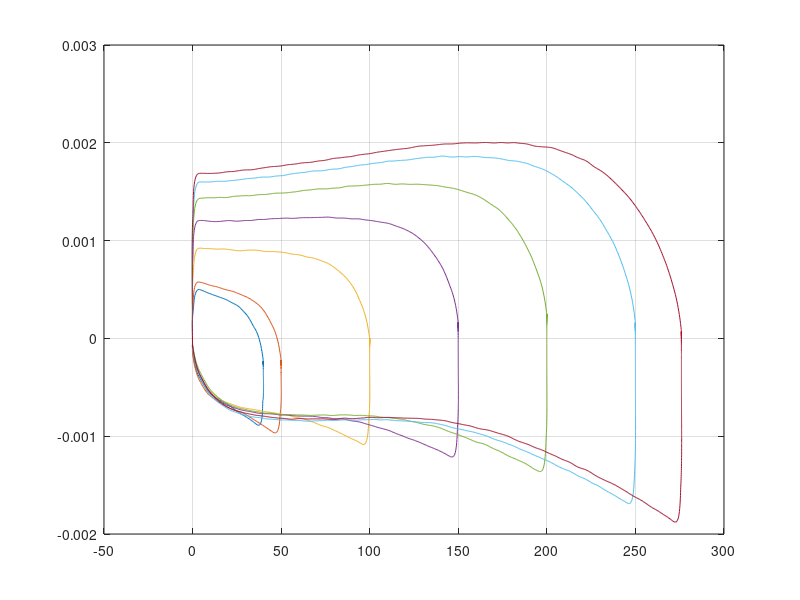
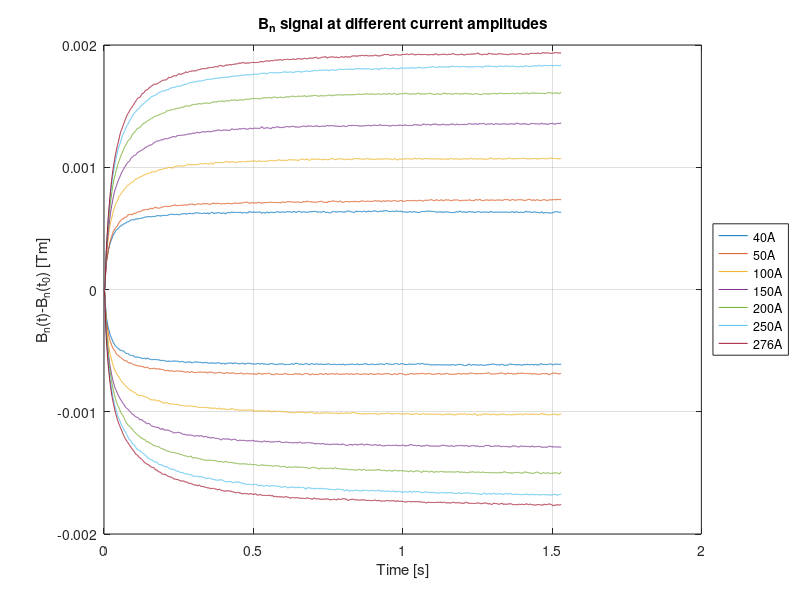

Write MATLAB code to recreate these figures, in order. (Note: this script raises an error after producing the figures.)
%% Eddy current analysis
% Christian Grech - 13.03.2019 - TE-MSC-MM

%% Clear Variables, Close Current Figures
clc;
clear all;
close all;
p(1) = 0.001272614147872;
p(2) = 2.026356882029685e-04;

%% Load data
r3=22000:32350;  r4=23000:40000;  r6=24000:46000;  r9=24000:37000;  r12=24000:38200;  r15=24000:40000;  r18=25000:42400; 
load('data/Cycle_40A_900As.mat');
I40 = curr(r3);
B40 = BdL(r3);
t40 = tim(r3); grad_est = grad_est'; 
g40 = grad_est(r3); g40(3137:3145) = 900;
load('data/Cycle_50A_900As.mat'); 
I50 = curr(r4);
B50 = BdL(r4);
t50 = tim(r4); grad_est = grad_est';
g50 = grad_est(r4); g50(3055:3061) = 900;
load('data/Cycle_100A_900As.mat'); 
I100 = curr(r6);
B100 = BdL(r6);
t100 = tim(r6); grad_est = grad_est';
g100 = grad_est(r6); g100(2441:2446) = 900;
load('data/Cycle_150A_900As.mat'); 
I150 = curr(r9);
B150 = BdL(r9);
t150 = tim(r9); grad_est = grad_est';
g150 = grad_est(r9); g150(2278:2284) = 900;
load('data/Cycle_200A_900As.mat');
I200 = curr(r12);
B200 = BdL(r12);
t200 = tim(r12); grad_est = grad_est';
g200 = grad_est(r12); g200(2503:2509) = 900;
load('data/Cycle_250A_900As.mat'); 
I250 = curr(r15);
B250 = BdL(r15);
t250 = tim(r15); grad_est = grad_est';
g250 = grad_est(r15);
load('data/Cycle_276A_900As.mat'); 
I276 = curr(r18);
B276 = BdL(r18);
t276 = tim(r18); grad_est = grad_est';
g276 = grad_est(r18);
% Variable: time; Vc; 
% figure; plot(I40, B40./I40, I50, B50./I50, I100, B100./I100, I150, B150./I150, I200, B200./I200, I250, B250./I250, I276, B276./I276); ylim([1.2e-3 1.4e-3]); grid on;
%% Read Data
[v i276] = min(diff(g276));
[v i250] = min(diff(g250));
[v i200] = min(diff(g200));
[v i150] = min(diff(g150));
[v i100] = min(diff(g100));
[v i50] = min(diff(g50));
[v i40] = min(diff(g40));

[v i276d] = max(diff(g276(5001:end)));
[v i250d] = max(diff(g250(5001:end)));
[v i200d] = max(diff(g200(5001:end)));
[v i150d] = max(diff(g150(5001:end)));
[v i100d] = max(diff(g100(5001:end)));
[v i50d] = max(diff(g50(5001:end)));
[v i40d] = max(diff(g40(5001:end)));
   
i276d = i276d+5000; i250d = i250d+5000; i200d = i200d+5000; i150d = i150d+5000; i100d = i100d+5000; i50d = i50d+5000; i40d = i40d+5000;
      
%%
z1 = (B40-(p(1)*I40)-p(2));
z2 = (B50-(p(1)*I50)-p(2));
z3 = (B100-(p(1)*I100)-p(2));
z4 = (B150-(p(1)*I150)-p(2));
z5 = (B200-(p(1)*I200)-p(2));
z6 = (B250-(p(1)*I250)-p(2));
z7 = (B276-(p(1)*I276)-p(2));

 figure; plot(I40, z1, I50, z2, I100, z3, I150, z4, I200, z5, I250, z6, I276, z7); grid on;
% 
a = 1.6;
dI40up = z1(1:end/a);
dI50up = z2(1:end/a);
dI100up = z3(1:end/a);
dI150up =  z4(1:end/a);
dI200up = z5(1:end/a);
dI250up = z6(1:end/a);
 dI276up = z7(1:end/a);

b=3060; c=3060;

 e40up = dI40up(i40:(i40+b)); e50up = dI50up(i50:i50+b); e100up = dI100up(i100:i100+b); e150up = dI150up(i150:i150+b); e200up = dI200up(i200:i200+b); e250up = dI250up(i250:i250+b); e276up = dI276up(i276:i276+b); 
 e40d = z1(i40d:(i40d+c)); 
 e50d = z2(i50d:i50d+c); 
 e100d = z3(i100d:i100d+c); 
 e150d = z4(i150d:i150d+c); e200d = z5(i200d:i200d+c); e250d = z6(i250d:i250d+c); e276d = z7(i276d:i276d+c); 
% 

et = linspace(0, length(e40up)/2000, length(e40up));
etd = linspace(0, length(e40d)/2000, length(e40d));

e40n = e40up-e40up(1);
e50n = e50up-e50up(1);
e100n = e100up-e100up(1);
e150n = e150up-e150up(1);
e200n = e200up-e200up(1);
e250n = e250up-e250up(1);
e276n = e276up-e276up(1);

e40dn = e40d-e40d(1);
e50dn = e50d-e50d(1);
e100dn = e100d-e100d(1);
e150dn = e150d-e150d(1);
e200dn = e200d-e200d(1);
e250dn = e250d-e250d(1);
e276dn = e276d-e276d(1);
% 
%  figure; plot(e276n, e50n, 'k--'); hold on; plot(e276n,e100n, 'b'); hold on; plot(e276n, e150n, 'r--');  hold on; plot(e276n, e200n, 'm--'); hold on; plot(e276n, e250n, 'k'); hold on; plot(e276n, e40n, 'k'); grid on;
figure; plot(et,e40n); hold on; plot(et,e50n); hold on; plot(et,e100n); hold on; plot(et,e150n); hold on; plot(et,e200n);hold on; plot(et,e250n); hold on; plot(et,e276n); legend('40A', '50A', '100A', '150A', '200A', '250A', '276A');  grid on;
hold on; plot(etd,e40dn); hold on; plot(etd,e50dn); hold on; plot(etd,e100dn); hold on; plot(etd,e150dn); hold on; plot(etd,e200dn);hold on; plot(etd,e250dn); hold on; plot(etd,e276dn); legend('40A', '50A', '100A', '150A', '200A', '250A', '276A', 'Location','eastoutside'); title('B_n signal at different current amplitudes')
xlabel('Time [s]');
ylabel('B_n(t)-B_n(t_0) [Tm]');

amp = [40; 50; 100; 150; 200; 250; 276];

%% Means of BdL and B
f40_ = expFitdouble(et, e40n);
f50_ = expFitdouble(et, e50n);
f100_ = expFitdouble(et, e100n);
f150_ =expFitdouble(et, e150n);
f200_ = expFitdouble(et, e200n);
f250_ = expFitdouble(et, e250n);
f276_ = expFitdouble(et, e276n);
g40_ = expFitdouble(etd, e40dn);
g50_ = expFitdouble(etd, e50dn);
g100_ = expFitdouble(etd, e100dn);
g150_ = expFitdouble(etd, e150dn);
g200_ = expFitdouble(etd, e200dn);
g250_ = expFitdouble(etd, e250dn);
g276_ = expFitdouble(etd, e276dn);

f40= coeffvalues(f40_); f50= coeffvalues(f50_); f100= coeffvalues(f100_); f150= coeffvalues(f150_); f200= coeffvalues(f200_); f250= coeffvalues(f250_); f276= coeffvalues(f276_);
g40= coeffvalues(g40_); g50= coeffvalues(g50_); g100= coeffvalues(g100_); g150= coeffvalues(g150_); g200= coeffvalues(g200_); g250= coeffvalues(g250_); g276= coeffvalues(g276_);
a = [f40(1); f50(1); f100(1); f150(1); f200(1); f250(1); f276(1)];
b = [f40(2); f50(2); f100(2); f150(2); f200(2); f250(2); f276(2)];
c = [f40(3); f50(3); f100(3); f150(3); f200(3); f250(3); f276(3)];
d = [f40(4); f50(4); f100(4); f150(4); f200(4); f250(4); f276(4)];
e = [f40(5); f50(5); f100(5); f150(5); f200(5); f250(5); f276(5)];

a2 = [g40(1); g50(1); g100(1); g150(1); g200(1); g250(1); g276(1)];
b2 = [g40(2); g50(2); g100(2); g150(2); g200(2); g250(2); g276(2)];
c2 = [g40(3); g50(3); g100(3); g150(3); g200(3); g250(3); g276(3)];
d2 = [g40(4); g50(4); g100(4); g150(4); g200(4); g250(4); g276(4)];
e2 = [g40(5); g50(5); g100(5); g150(5); g200(5); g250(5); g276(5)];

% UP
t1 = polyFit(amp, a);
t2 = polyFit(amp, b);
t3 = polyFit(amp, c);
t4 = polyFit(amp, d);
t5 = polyFit(amp, e);
% DOWN
t6 = polyFit(amp, a2);
t7 = polyFit(amp, b2);
t8 = polyFit(amp, c2);
t9 = polyFit(amp, d2);
t10= polyFit(amp, e2);

% 
%%
v = 40; 
exp_mod_up = t1(v)*(1-(t2(v)*exp(-t3(v)*et))-(t4(v)*exp(-t5(v)*et)));
exp_mod_down = t6(v)*(1-(t7(v)*exp(-t8(v)*et))-(t9(v)*exp(-t10(v)*et)));
figure; plot(et, exp_mod_up, 'b--','LineWidth',2); hold on; plot(et, e40n, 'r'); grid on; hold on; 
plot(etd, exp_mod_down, 'b--','LineWidth',2); hold on; plot( etd, e40dn, 'r');   hold on;

v = 50; 
exp_mod_up = t1(v)*(1-(t2(v)*exp(-t3(v)*et))-(t4(v)*exp(-t5(v)*et)));
exp_mod_down = t6(v)*(1-(t7(v)*exp(-t8(v)*et))-(t9(v)*exp(-t10(v)*et)));
 plot(et, exp_mod_up, 'b--', 'LineWidth',2); hold on; plot(et, e50n, 'r');  grid on; hold on;
plot(etd, exp_mod_down, 'b--', 'LineWidth',2); hold on; plot(etd, e50dn, 'r');   hold on;

v = 100; 
exp_mod_up = t1(v)*(1-(t2(v)*exp(-t3(v)*et))-(t4(v)*exp(-t5(v)*et)));
exp_mod_down = t6(v)*(1-(t7(v)*exp(-t8(v)*et))-(t9(v)*exp(-t10(v)*et)));
 plot(et, exp_mod_up, 'b--','LineWidth',2); hold on; plot( et, e100n, 'r');  grid on; hold on;
plot(etd, exp_mod_down, 'b--', 'LineWidth',2); hold on; plot(etd, e100dn, 'r');   hold on;

v = 150; 
exp_mod_up = t1(v)*(1-(t2(v)*exp(-t3(v)*et))-(t4(v)*exp(-t5(v)*et)));
exp_mod_down = t6(v)*(1-(t7(v)*exp(-t8(v)*et))-(t9(v)*exp(-t10(v)*et)));
 plot(et, exp_mod_up, 'b--','LineWidth',2); hold on; plot( et, e150n, 'r');  grid on; hold on;
plot(etd, exp_mod_down, 'b--', 'LineWidth',2); hold on; plot(etd, e150dn, 'r');   hold on;

v = 200; 
exp_mod_up = t1(v)*(1-(t2(v)*exp(-t3(v)*et))-(t4(v)*exp(-t5(v)*et)));
exp_mod_down = t6(v)*(1-(t7(v)*exp(-t8(v)*et))-(t9(v)*exp(-t10(v)*et)));
 plot(et, exp_mod_up, 'b--', 'LineWidth',2); hold on; plot(et, e200n, 'r');  grid on; hold on;
plot(etd, exp_mod_down, 'b--', 'LineWidth',2); hold on; plot(etd, e200dn, 'r');   hold on;

v = 250; 
exp_mod_up = t1(v)*(1-(t2(v)*exp(-t3(v)*et))-(t4(v)*exp(-t5(v)*et)));
exp_mod_down = t6(v)*(1-(t7(v)*exp(-t8(v)*et))-(t9(v)*exp(-t10(v)*et)));
 plot(et, exp_mod_up, 'b--', 'LineWidth',2); hold on; plot(et, e250n, 'r');  grid on; hold on;
plot(etd, exp_mod_down, 'b--', 'LineWidth',2); hold on; plot(etd, e250dn, 'r');   hold on;

v = 276; 
exp_mod_up = t1(v)*(1-(t2(v)*exp(-t3(v)*et))-(t4(v)*exp(-t5(v)*et)));
exp_mod_down = t6(v)*(1-(t7(v)*exp(-t8(v)*et))-(t9(v)*exp(-t10(v)*et)));
 plot(et, exp_mod_up, 'b--', 'LineWidth',2); hold on; plot(et, e276n, 'r');  grid on; hold on;
plot(etd, exp_mod_down, 'b--', 'LineWidth',2); hold on; plot(etd, e276dn, 'r');   hold on;
legend('Modelled', 'Actual'); 